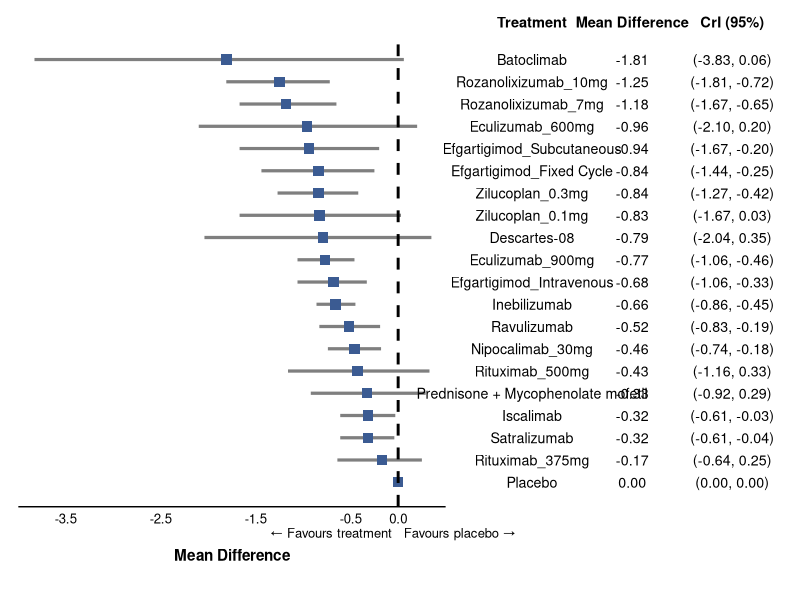
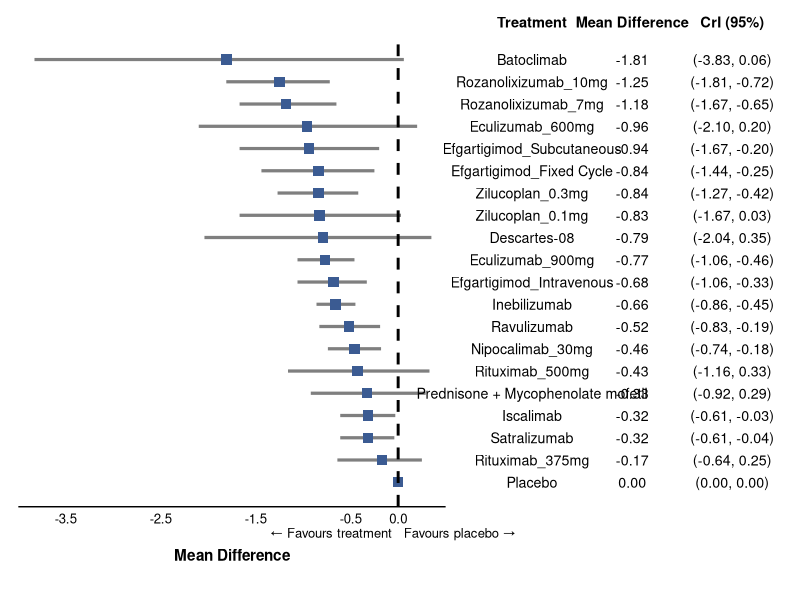

Reproduce these figures in R, in order.
library(tidyverse)
library(patchwork)

# suitably use setwd()
df <- openxlsx::read.xlsx("Table_04_MG_ADL_score_improvement_from_baseline.xlsx")

# Preserve top-to-bottom order in the plot
df$Treatment <- factor(df$Treatment, levels = rev(df$Treatment))

# Label column combining MD and CrI, formatted with fixed decimals
df$MD_label  <- sprintf("%.2f", df$MD)
df$CrI_label <- sprintf("(%.2f, %.2f)", df$lower, df$upper)

# ---- Shared theme elements for row alignment ----
n <- nrow(df)

# ---- Forest plot (left panel)

p_forest <- ggplot(df, aes(x = MD, y = Treatment)) +
  geom_errorbarh(aes(xmin = lower, xmax = upper), height = 0, linewidth = 1.1, color = "grey50") +
  geom_point(size = 3.2, shape = 15, color = "#3B5B92") +
  geom_vline(xintercept = 0,
             linetype = "dashed",
             color = "black",
             linewidth = 1) +
  annotate("text", x = 0, y = -0.15, label = "\u2190 Favours treatment",
           hjust = 1.05, vjust = 3, size = 3.3, color = "black") +
  annotate("text", x = 0, y = -0.15, label = "Favours placebo \u2192",
           hjust = -0.05, vjust = 3, size = 3.3, color = "black") +
  scale_x_continuous(
    breaks = c(-3.5, -2.5, -1.5, -0.5, 0),
    limits = c(-4, 0.5), # tweak
    expand = c(0, 0)
  ) +
  labs(x = "Mean Difference", y = NULL) +
  coord_cartesian(ylim = c(0.5, n + 0.5), clip = "off") +
  theme_minimal(base_size = 11) +
  theme(
    panel.grid.minor = element_blank(),
    # panel.grid.major.y = element_line(color = "grey92", linewidth = 0.5),
    # panel.grid.major.x = element_line(color = "grey92", linewidth = 0.5),
    panel.grid.major.y = element_blank(),
    panel.grid.major.x = element_blank(),
    axis.text.y = element_blank(),
    axis.ticks.y = element_blank(),
    axis.text.x = element_text(size = 9.5, color = "black"),
    axis.line.x = element_line(),
    axis.title.x = element_text(size = 11, face = "bold", margin = margin(t = 16)),
    plot.margin = margin(t = 5, r = 4, b = 20, l = 5),
    plot.background  = element_blank(),
    panel.background = element_blank(),
    legend.background = element_blank(),
    legend.box.background = element_blank()
  )

# ---- Table panel (right side): Treatment | Mean Difference | CrI (95%) ----
# Build a long-format data frame so all three "columns" share the same y-axis
# and therefore stay row-aligned with the forest plot via patchwork.

tbl <- data.frame(
  Treatment = rep(df$Treatment, 3),
  col = factor(rep(c("Treatment", "Mean Difference", "CrI (95%)"), each = n),
               levels = c("Treatment", "Mean Difference", "CrI (95%)")),
  label = c(as.character(df$Treatment), df$MD_label, df$CrI_label)
)

p_table <- ggplot(tbl, aes(x = col, y = Treatment, label = label)) +
  geom_text(size = 3.6, color = "black", hjust = 0.5) +
  scale_x_discrete(position = "top") +
  coord_cartesian(ylim = c(0.5, n + 0.5), clip = "off") +
  theme_void(base_size = 11) +
  theme(
    axis.text.x.top = element_text(size = 10.5, face = "bold", color = "black",
                                    margin = margin(b = 4)),
    plot.margin = margin(t = 5, r = 0, b = 10, l = 15)
  )

# ---- Combine: forest plot (left) + table (right), rows aligned ----
final_plot <- p_forest + p_table +
  plot_layout(widths = c(1, 0.75)) + # tweak
  plot_annotation(
    theme = theme(
      plot.background = element_rect(
        fill = "transparent",
        colour = NA
      ),
      panel.background = element_rect(
        fill = "transparent",
        colour = NA
      )
    )
  )

final_plot

# suitably use setwd()
ggsave("FP_04_MG_ADL_score_improvement_from_baseline.png", 
       final_plot,
       width = 12, 
       height = 5.5, 
       dpi = 1000, 
       bg = "transparent")
